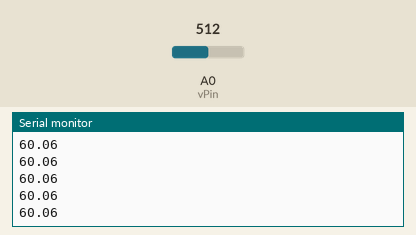
Recording of a sketch running on a simulated Arduino Uno, built with avr-gcc and run on an emulated ATmega328P. Parts: the last lines printed to the serial monitor. Inputs (shaded band) come from the test bench; at power-on: A0 (vPin) = 512.

Above: at 1.2 s.
1.3 s: A0 (vPin) set to 716
At 2.2 s:
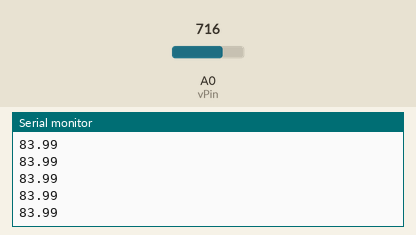
2.8 s: A0 (vPin) set to 900
At 3.7 s:
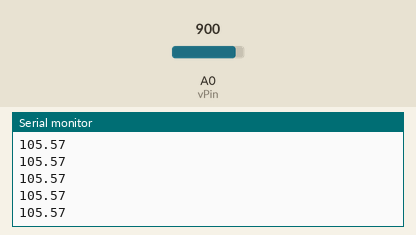
Timing chart, 0 to 5.8 s (numbered marks = the images above; inputs shaded):
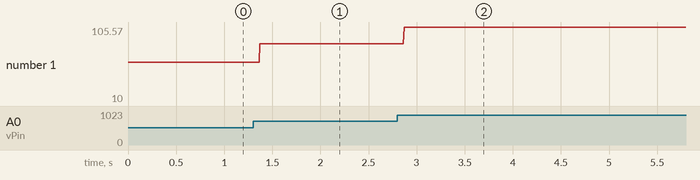

The sketch:

CurrentReader3.ino
```cpp
const int vPin=A0; //sets pin to read voltage from to A0
double resistance=11.795;

void setup()
{
  pinMode(vPin, INPUT); //set vPin as input to Board
  Serial.begin(9600); //sets up serial monitor to plot data values by 9600 baud
}

void loop()
{
   double voltRead=analogRead(vPin); //sets var voltage to analog reading of pin AO
   double voltage=voltRead*120/1023;
   //double current=voltage/resistance;
   //double power=voltage*current;
   //double totpower+=power;
   Serial.println(voltage); //prints out values of var voltage in serial monitor
   //Serial.print("     ");
   //Serial.print(current);
   //Serial.print("     ");
   //Serial.println(power);
   //Serial.print("     ");
   //Serial.println(totpower);
}
```

Measured:
- after the input at 1.3 s, the serial monitor: prints a new line after 0.07 s (image 1)
- after the input at 2.8 s, the serial monitor: prints a new line after 0.07 s (image 2)
- plotted number 1: 60.06 → 83.99 after the input at 1.3 s, 83.99 → 10 after the input at 2.8 s
